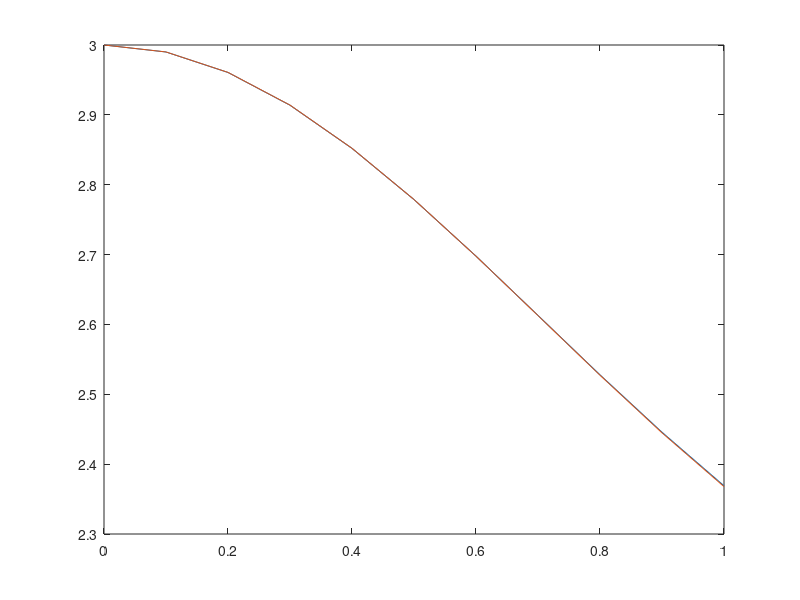

Here is the MATLAB script that generated this plot:
h=0.1;
f=@(y,t) -2*y*t+4*t;
g=@(t) 2+ exp(-t^2);
t=[0:h:1];
Y = zeros(1,length(t));
ycx= zeros(1,length(t));
y(1)=3;
for i=1:length(t)-1
  k1=h*f(y(i),t(i));
  k2=h*f(y(i)+k1,t(i+1));
  y(i+1)=y(i)+(1/2)*(k1+k2);
  ycx(i)=g(t(i));
end
ycx(11)=g(t(11));
plot(t,y);
hold on;
plot(t,ycx);
